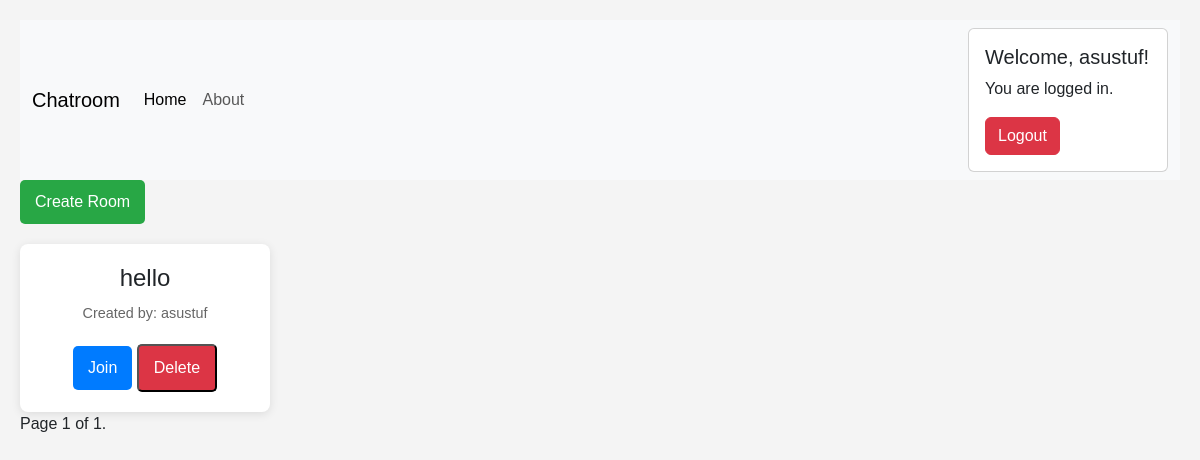
The app's page / (signed in) with its own data.
### core/models.py (models this page shows, shortened)
class rooms(models.Model):
    creator = models.ForeignKey(User, on_delete=models.CASCADE, null=True)
    name = models.TextField(max_length=20)

### core/views.py (the view)
# urls.py: 2. Add a URL to urlpatterns:  path('', views.home, name='home')
class home(ListView):
    model = rooms
    paginate_by = 6
    template_name = "core/home.html"
    context_object_name = 'rooms'

### core/templates/core/home.html (shortened to what this page needs)
{% extends "core/base.html" %}
{% block content %}
    <a href="{% url 'create_room' %}" class="create-room-button">Create Room</a>
    <div class="chatroom-container">
        {% for r in rooms %}
        <div class="chatroom-card">
            <h2 class="room-name">{{ r.name }}</h2>
            <p class="room-creator">Created by: {{ r.creator.username }}</p>
            <a href="{% url 'join_room' r.id %}" class="join-button">Join</a>
            {% if r.creator == user %}
                <form action="{%url 'delete_room' r.id%}" method="post" style="display: inline;">
                    <button type="submit" class="delete-button">Delete</button>
                </form>
            {% endif %}
        </div>
        {% endfor %}
    </div>
    <div class="pagination">
        <span class="step-links">
            <span class="current">
                Page {{ page_obj.number }} of {{ page_obj.paginator.num_pages }}.
            </span>
        </span>
    </div>
{% endblock %}

### core/templates/core/base.html (shortened to what this page needs)
<!doctype html>
<html lang="en">
  <head>
    <link href="https://cdn.jsdelivr.net/npm/bootstrap@5.3.3/dist/css/bootstrap.min.css" rel="stylesheet">
    {% load static %}
  </head>
  <body>
    <nav class="navbar navbar-expand-lg bg-body-tertiary">
        <div class="container-fluid">
          <a class="navbar-brand" href="#">Chatroom</a>
          <div class="collapse navbar-collapse" id="navbarNav">
            <ul class="navbar-nav me-auto">
              <li class="nav-item">
                <a class="nav-link active" aria-current="page" href="{% url 'home'%}">Home</a>
              </li>
              <li class="nav-item">
                <a class="nav-link" href="{% url  'about' %}">About</a>
              </li>
            </ul>
            {% if user.is_authenticated %}
    <ul class="navbar-nav">
        <li class="nav-item">
            <div class="card" style="width: 200px; margin-left: 20px;">
                <div class="card-body">
                    <h5 class="card-title">Welcome, {{ user.username }}!</h5>
                    <p class="card-text">You are logged in.</p>
                    <form action="{% url 'logout' %}" method="post" style="display: inline;">
                        <button type="submit" class="btn btn-danger">Logout</button>
                    </form>
                </div>
            </div>
        </li>
    </ul>
            {% endif %}
          </div>
        </div>
      </nav>
    {% block content %}
   {% endblock %}
</body>
</html>

### core/templates/core/home.html (style rules this page uses)
body { font-family: Arial, sans-serif; background-color: #f4f4f4; margin: 0; padding: 20px; }
.chatroom-container { display: flex; flex-wrap: wrap; gap: 20px; }
.chatroom-card { background-color: white; border-radius: 8px; box-shadow: 0 2px 10px rgba(0, 0, 0, 0.1); padding: 20px; width: 250px; text-align: center; transition: transform 0.3s; }
.room-name { margin: 0 0 10px; font-size: 1.5em; }
.room-creator { font-size: 0.9em; color: #666; margin-bottom: 10px; }
.join-button { display: inline-block; padding: 10px 15px; background-color: #007bff; color: white; text-decoration: none; border-radius: 5px; transition: background-color 0.3s; margin-top: 10px; }
.delete-button { display: inline-block; padding: 10px 15px; background-color: #dc3545; color: white; text-decoration: none; border-radius: 5px; transition: background-color 0.3s; margin-top: 10px; }
.create-room-button { display: inline-block; padding: 10px 15px; background-color: #28a745; color: white; text-decoration: none; border-radius: 5px; margin-bottom: 20px; transition: background-color 0.3s; }

### records on screen
rooms: name "hello", creator.username "asustuf", shows "Delete"

### other values on screen
{{ user.username }} "asustuf"
{{ page_obj.number }} "1"
{{ page_obj.paginator.num_pages }} "1"
